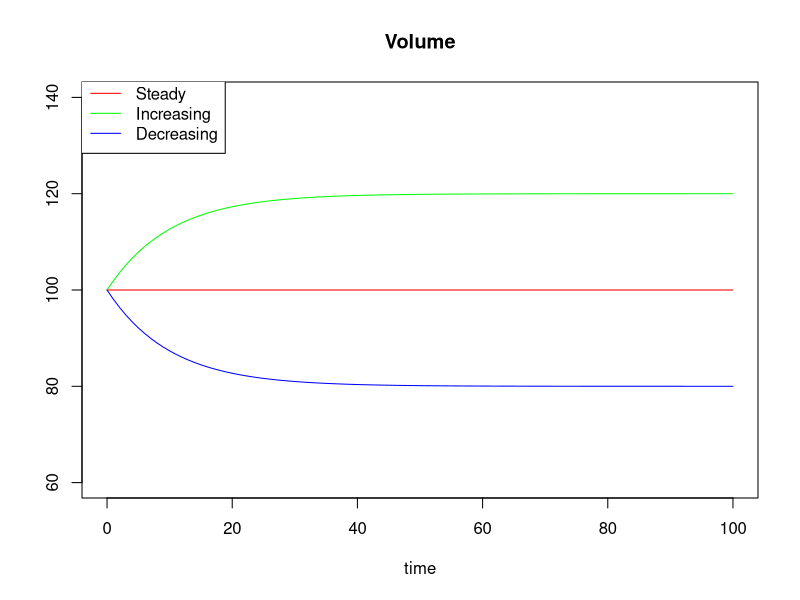

This chart was generated by the following R code:
## ---- chunk 1
knitr::opts_chunk$set(echo = TRUE)
## ---- chunk 2
library(deSolve)

steady_parms <- c(m= 10, r = 0.1)
incr_parms <- c(m= 12, r = 0.1)
decr_parms <- c(m = 8, r = 0.1)

volume <- function(t, R, parms){
  with(as.list(c(parms)), {
    dR <- - r * R + m
    return(list(c(dR)))
    }
    )
}

state <- c(Volume = 100)
times <- seq(0, 100, by = 1)

steady <- ode(times = times, y = state, parms = steady_parms, func = volume)
increasing <- ode(times = times, y = state, parms = incr_parms, func = volume)
decreasing <- ode(times = times, y = state, parms = decr_parms, func = volume)


plot(steady, col = "Red")
lines(increasing, col = "Green")
lines(decreasing, col = "Blue")
legend(-5, 145, legend = c("Steady", "Increasing", "Decreasing"),
       col = c("Red", "Green", "Blue"), lty = 1)
